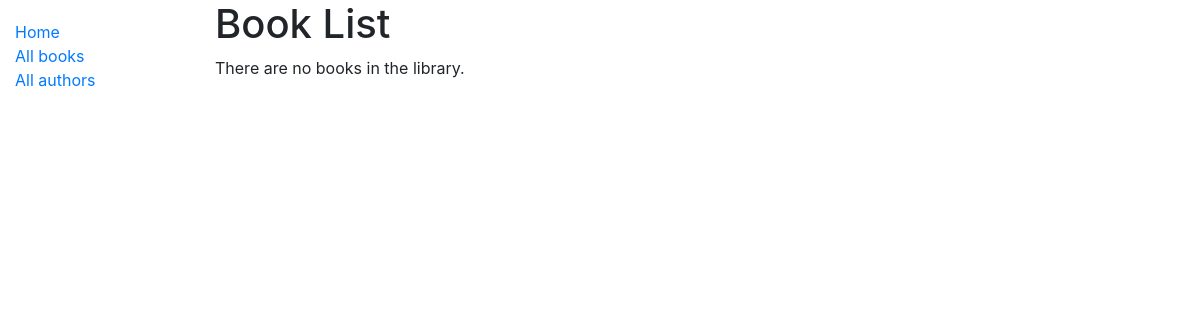
Before: /catalog/books/ with the older database file.
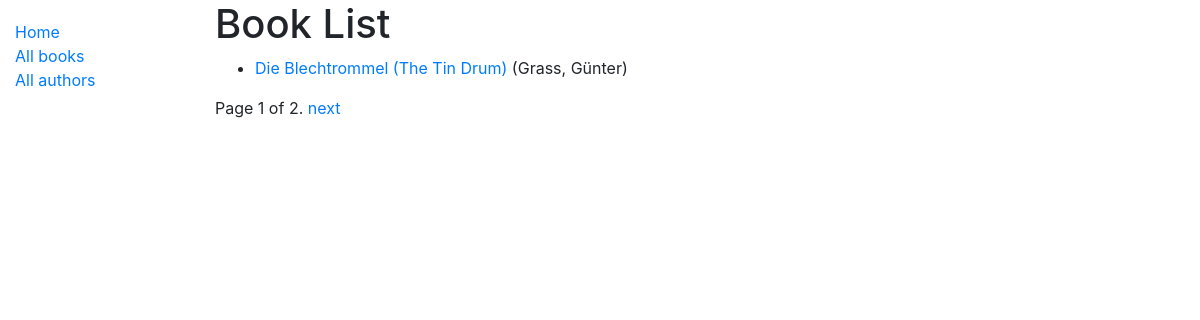
After: the same page with the newer database file.
### catalog/models.py (models this page shows, shortened)
class Book(models.Model):
    title = models.CharField(max_length=200)
    author = models.ForeignKey('Author', on_delete=models.SET_NULL, null=True)
    summary = models.TextField(max_length=1000, help_text='Enter a brief description of the book')
    isbn = models.CharField('ISBN', max_length=13, unique=True,
                             help_text='13 Character <a href="https://www.isbn-international.org/content/what-isbn">ISBN number</a>')
    genre = models.ManyToManyField(Genre, help_text='Select a genre for this book')
    def get_absolute_url(self):
        return reverse('book-detail', args=[str(self.id)])
    def display_genre(self):
        """Create a string for the Genre. This is required to display genre in Admin."""
        return ', '.join(genre.name for genre in self.genre.all()[:3])
    display_genre.short_description = 'Genre'

class Author(models.Model):
    first_name = models.CharField(max_length=100)
    last_name = models.CharField(max_length=100)
    date_of_birth = models.DateField(null=True, blank=True)
    date_of_death = models.DateField('Died', null=True, blank=True)
    class Meta:
        ordering = ['last_name', 'first_name']
    def __str__(self):
        return f'{self.last_name}, {self.first_name}'

### catalog/views.py (the view)
# urls.py: path('books/', views.BookListView.as_view(), name='books'),
class BookListView(generic.ListView):
    model = Book
    paginate_by = 1

### catalog/templates/catalog/book_list.html
{% extends "base_generic.html" %}
{% block content %}
  <h1>Book List</h1>
  {% if book_list %}
  <ul>
    {% for book in book_list %}
      <li>
        <a href="{{ book.get_absolute_url }}">{{ book.title }}</a> ({{book.author}})
      </li>
    {% endfor %}
  </ul>
  {% else %}
    <p>There are no books in the library.</p>
  {% endif %}
{% endblock %}

### catalog/templates/base_generic.html (shortened to what this page needs)
<!DOCTYPE html>
<html lang="en">
<head>
  <link rel="stylesheet" href="https://cdn.jsdelivr.net/npm/bootstrap@4.5.3/dist/css/bootstrap.min.css">
  {% load static %}
  <link rel="stylesheet" href="{% static 'css/styles.css' %}">
</head>
<body>
  <div class="container-fluid">
    <div class="row">
      <div class="col-sm-2">
      {% block sidebar %}
        <ul class="sidebar-nav">
          <li><a href="{% url 'index' %}">Home</a></li>
          <li><a href="{% url 'books' %}">All books</a></li>
          <li><a href="{% url 'authors'%}">All authors</a></li>
        </ul>
     {% endblock %}
      </div>
      <div class="col-sm-10 ">{% block content %}{% endblock %}
        {% block pagination %}
    {% if is_paginated %}
        <div class="pagination">
            <span class="page-links">
                <span class="page-current">
                    Page {{ page_obj.number }} of {{ page_obj.paginator.num_pages }}.
                </span>
                {% if page_obj.has_next %}
                    <a href="{{ request.path }}?page={{ page_obj.next_page_number }}">next</a>
                {% endif %}
            </span>
        </div>
    {% endif %}
  {% endblock %}
      </div>
    </div>
  </div>
</body>
</html>

### catalog/static/css/styles.css (style rules this page uses)
.sidebar-nav { margin-top: 20px; padding: 0; list-style: none; }

Changed rows visible on the page:
added Book: title "Die Blechtrommel (The Tin Drum)", author "Grass, Günter"
Other visible differences:
{{ page_obj.number }}: (not shown) → "1"
{{ page_obj.paginator.num_pages }}: (not shown) → "2"
text no longer shown: "There are no books in the library."
text now shown: "Page of . next"
